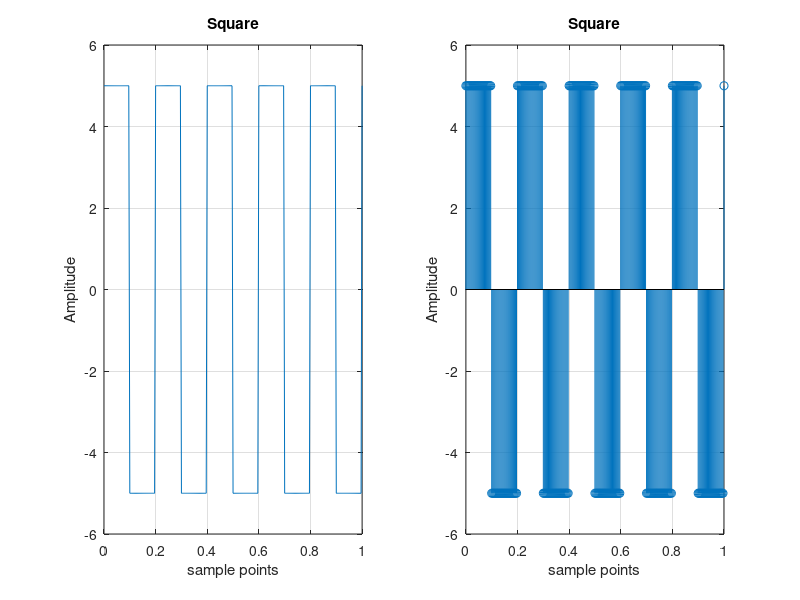

This figure's MATLAB source:
clc; 
clf; 
clear all; 
close all; 
am=input('enter the amplitude='); 
fm=input('enter the frequency='); 
cy=input('enter the number of cycles required:'); 
t=0:(1/(50*fm)):cy/fm; 
Amplitude=am*square(2*pi*fm*t); 
subplot(121); 
plot(t,Amplitude); 
grid on; 
xlabel('sample points'); 
ylabel('Amplitude'); 
title('Square'); 
subplot(122); 
stem(t,Amplitude); 
grid on; 
xlabel('sample points'); 
ylabel('Amplitude'); 
title('Square');